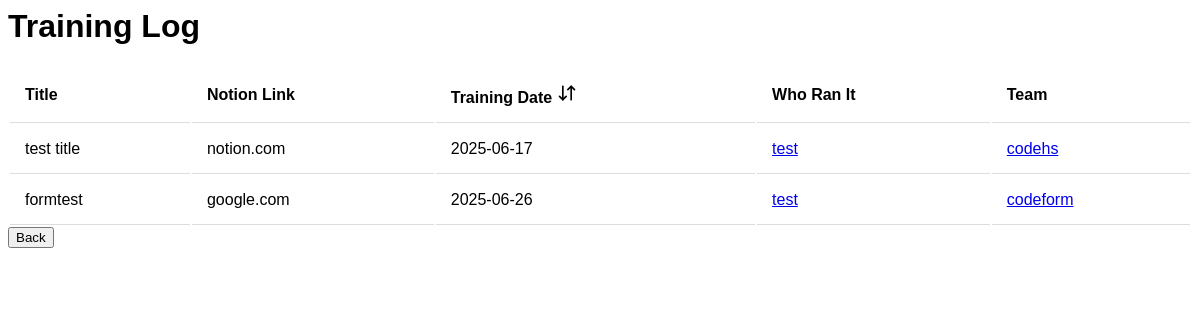
/training/, run on an earlier commit of the app's database.
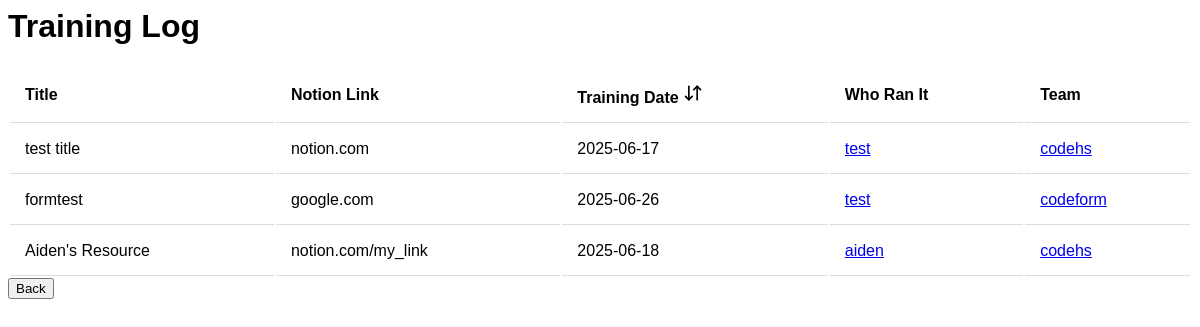
And on a later commit of the database.
### training/models.py (models this page shows)
class Resource(models.Model):
    title = models.CharField(max_length=200)
    notion_link = models.CharField(max_length=200)
    training_date = models.DateTimeField('date of training')
    user = models.ForeignKey(User, on_delete=models.CASCADE)
    team = models.CharField(max_length=200)

class User(models.Model):
    username = models.CharField(max_length=200)
    photo = models.CharField(max_length=200)
    team = models.CharField(max_length=200)

### training/views.py (the view)
# urls.py: path('', views.ResourceView.as_view(), name="index"),
class ResourceView(generic.ListView):
    context_object_name = 'resource_data'
    template_name = 'training/index.html'
    def get_queryset(self):
        return Resource.objects.all()

### training/templates/training/index.html (shortened to what this page needs)
{% load static %}
<link rel="stylesheet" type="text/css" href="{% static 'training/style.css' %}">
<h1>Training Log</h1>
{% if resource_data %}
    <table id="table">
        <thead>
            <tr>
                <th>Title</th>
                <th>Notion Link</th>
                <th onclick="sortTableByDate()">Training Date <img src="{% static 'training/arrow-down-up.svg' %}" width="20px" height="20px"/></th>
                <th>Who Ran It</th>
                <th>Team</th>
            </tr>
        </thead>
        <tbody>
        {% for resource in resource_data %}
        <tr>
            <td>{{ resource.title }}</td>
            <td>{{ resource.notion_link }}</td>
            <td>{{ resource.training_date|date:"Y-m-d" }}</td>
            <td><a href="{% url 'training:personal' resource.user.id %}">{{ resource.user.username }}</a></td>
            <td><a href="{% url 'training:team' resource.team %}">{{ resource.team }}</a></td>
        </tr>
        {% empty %}
        <tr><td colspan="5">No data available.</td></tr>
        {% endfor %}
        </tbody>
    </table>
{% else %}
<p>No resources available</p>
{% endif %}
<button onclick="history.back()">Back</button>

What changed in the data, as far as the page shows it:
added Resource: title "Aiden's Resource", notion_link "notion.com/my_link", training_date "2025-06-18", user.username "aiden", team "codehs"
